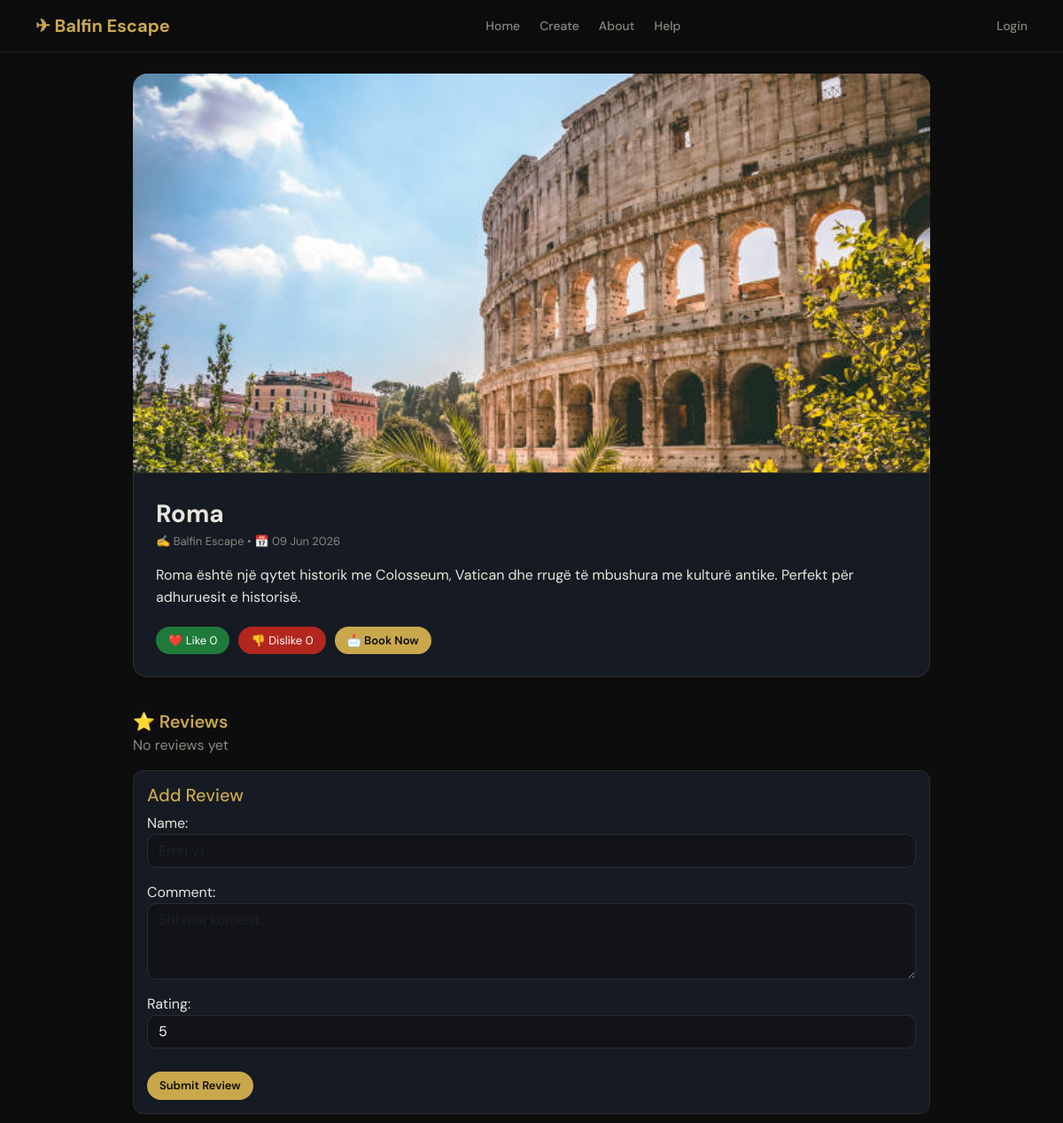
/post/5/, run on the app's committed database.
### agency/models.py (models this page shows, shortened)
class Post(models.Model):
    title = models.CharField(max_length=200)
    content = models.TextField()
    author = models.CharField(max_length=100)
    image = models.ImageField(upload_to='images/', blank=True, null=True)
    likes = models.PositiveIntegerField(default=0)
    dislikes = models.PositiveIntegerField(default=0)
    created_at = models.DateTimeField(auto_now_add=True)
    class Meta:
        ordering = ['-created_at']

### agency/views.py (the view, shortened to what this page needs)
# urls.py: path('post/<int:pk>/', views.post_detail, name='detail'),
def post_detail(request, pk):
    post = get_object_or_404(Post, id=pk)
    reviews = post.reviews.all()
    form = ReviewForm(request.POST or None)
    return render(request, 'agency/post_detail.html', {
        'post': post,
        'reviews': reviews,
        'form': form
    })

### agency/forms.py
class ReviewForm(forms.ModelForm):
    class Meta:
        model = Review
        fields = ['name', 'comment', 'rating']
        widgets = {
            'name': forms.TextInput(attrs={
                'class': 'form-control',
                'placeholder': 'Emri yt'
            }),
            'comment': forms.Textarea(attrs={
                'class': 'form-control',
                'rows': 3,
                'placeholder': 'Shkruaj koment...'
            }),
            'rating': forms.NumberInput(attrs={
                'class': 'form-control',
                'min': 1,
                'max': 5
            }),
        }

### agency/templates/agency/post_detail.html (shortened to what this page needs)
{% extends 'agency/base.html' %}
{% block content %}
<div class="detail-card mt-4">
    {% if post.image %}
        <img src="{{ post.image.url }}" class="hero-img">
    {% endif %}
    <div class="content-box">
        <div class="title">{{ post.title }}</div>
        <div class="meta">
            ✍ {{ post.author }} • 📅 {{ post.created_at|date:"d M Y" }}
        </div>
        <div class="text">
            {{ post.content }}
        </div>
        <div class="actions">
            <a href="{% url 'like' post.id %}" class="btn-like">
                ❤️ Like {{ post.likes }}
            </a>
            <a href="{% url 'dislike' post.id %}" class="btn-dislike">
                👎 Dislike {{ post.dislikes }}
            </a>
            <a href="{% url 'booking' post.id %}" class="btn-book">
                📩 Book Now
            </a>
        </div>
    </div>
    <div class="section-title">⭐ Reviews</div>
    {% for review in reviews %}
        <div class="review-card">
            <b>{{ review.name }}</b>
            <div>
                {% for i in "12345" %}
                    {% if forloop.counter <= review.rating %}
                        <span class="star">★</span>
                    {% endif %}
                {% endfor %}
            </div>
            <p>{{ review.comment }}</p>
        </div>
    {% empty %}
        <p style="color:#8A8680;">No reviews yet</p>
    {% endfor %}
    <div class="review-card">
        <h5 style="color:#C9A84C;">Add Review</h5>
        <form method="POST">
            {{ form.as_p }}
            <button class="btn-book" style="border:none; margin-top:10px;">
                Submit Review
            </button>
        </form>
    </div>
</div>
{% endblock %}

### agency/templates/agency/base.html (style rules this page uses)
:root { --bg: #0D0D0D; --panel: #161A22; --gold: #C9A84C; --text: #E8E6E0; --muted: #8A8680; --border: rgba(201,168,76,0.15); }
body { font-family: 'DM Sans', sans-serif; background: var(--bg); color: var(--text); margin: 0; }
input, textarea, select { background: #111318 !important; border: 1px solid var(--border) !important; color: var(--text) !important; border-radius: 10px !important; }
img { width: 100%; height: 420px; object-fit: cover; border-radius: 12px; }

### agency/templates/agency/post_detail.html (style rules this page uses)
.detail-card { max-width: 900px; margin: auto; }
.hero-img { width: 100%; height: 450px; object-fit: cover; border-radius: 16px 16px 0 0; }
.content-box { background: #161A22; padding: 25px; border-radius: 0 0 16px 16px; border: 1px solid rgba(201,168,76,0.15); }
.title { color: #E8E6E0; font-size: 28px; font-weight: 700; }
.meta { color: #8A8680; font-size: 13px; margin-bottom: 15px; }
.text { color: #E8E6E0; line-height: 1.6; }
.actions { margin-top: 20px; display: flex; gap: 10px; flex-wrap: wrap; }
.btn-like { background: #1f7a3a; color: white; border-radius: 25px; padding: 6px 14px; text-decoration: none; font-size: 13px; }
.btn-dislike { background: #b3261e; color: white; border-radius: 25px; padding: 6px 14px; text-decoration: none; font-size: 13px; }
.btn-book { background: #C9A84C; color: #0D0D0D; border-radius: 25px; padding: 6px 14px; text-decoration: none; font-size: 13px; font-weight: 600; }
.section-title { margin-top: 35px; font-size: 20px; color: #C9A84C; font-weight: 600; }
.review-card { background: #161A22; border: 1px solid rgba(255,255,255,0.08); padding: 15px; border-radius: 12px; margin-bottom: 10px; }
input, textarea, select { background: #111318 !important; border: 1px solid rgba(255,255,255,0.1) !important; color: white !important; border-radius: 10px !important; }

### data on the page
Post: image (picture), title "Roma", author "Balfin Escape", created_at "09 Jun 2026", content "Roma është një qytet historik me Colosseum, Vatican dhe rrugë të mbushura me kulturë antike. Perfekt për adhuruesit e historisë.", likes "0", dislikes "0"
